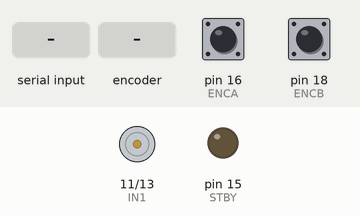
Simulated run of this program. Board: Raspberry Pi (header pin numbers). Shown: motor-driver pin pairs drawn as motors (green arrow = first pin HIGH = forward, orange = second pin HIGH = backward, longer = more drive, scaled by the enable pin, stopped while the standby pin is LOW), output pins drawn as LEDs (lit = HIGH). The inputs (shaded band) are chosen by the test bench; at power-on: pin 16 (ENCA) HIGH, pin 18 (ENCB) HIGH. Random numbers come from a fixed seed; the clock reads 2024-03-15 10:24:30 at power-on unless the program sets it; what the program prints to the terminal is not drawn. At 11.5 s the program stops and its outputs stay as they are.

Above: at 1.3 s.
1.4 s: "1" typed at the terminal, then Enter
At 1.55 s:
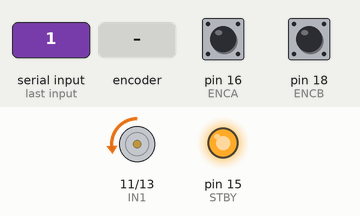
At 2.5 s:
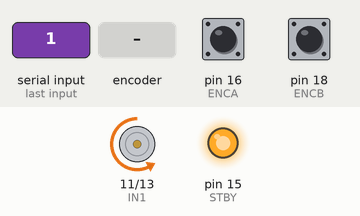
4.4 s: rotary encoder on pin 16 (ENCA) / pin 18 (ENCB) turned 1 step (first pin leading)
10.6 s: "4" typed at the terminal, then Enter
At 11.8 s:
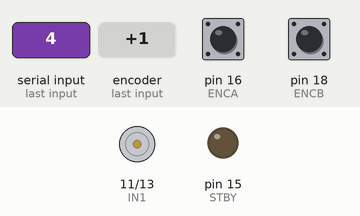
Timing chart, 0 to 13.0 s (numbered marks = the images above; inputs shaded):
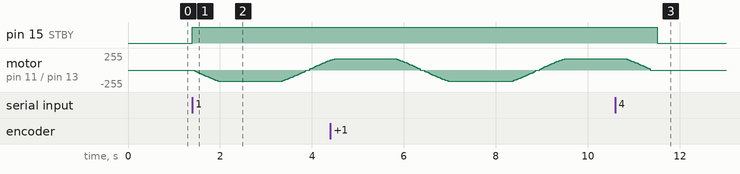

The program:

pid_test.py
```python
#!/usr/bin/env python3

import RPi.GPIO as GPIO
import time
from threading import Lock
import signal
import sys
import math
import numpy as np

# Pin Definitions
ENCA = 16  # Encoder A
ENCB = 18  # Encoder B
PWM = 12   # PWM Pin
IN2 = 13   # Motor Input 2
IN1 = 11   # Motor Input 1
STBY = 15  # Standby Pin

class PIDMotorControl:
    def __init__(self, use_interrupts=False):
        # Initialize GPIO
        GPIO.setmode(GPIO.BOARD)
        GPIO.setwarnings(False)
        GPIO.cleanup()

        # PID variables
        self.target = 0
        self.encoder_pos = 0
        self.prev_time = time.time_ns() / 1e9
        self.prev_error = 0
        self.integral = 0

        # Adjusted PID constants for better control
        self.kp = 1.0    # Reduced proportional gain
        self.kd = 0.001  # Reduced derivative gain
        self.ki = 0.0    # Start with no integral gain

        # Added maximum speed limit
        self.max_speed = 65  # Limit maximum speed to 30% duty cycle

        # Control variables
        self.running = True
        self.encoder_lock = Lock()

        # Setup pins
        GPIO.setup(ENCA, GPIO.IN, pull_up_down=GPIO.PUD_UP)
        GPIO.setup(ENCB, GPIO.IN, pull_up_down=GPIO.PUD_UP)
        GPIO.setup(PWM, GPIO.OUT)
        GPIO.setup(IN1, GPIO.OUT)
        GPIO.setup(IN2, GPIO.OUT)
        GPIO.setup(STBY, GPIO.OUT)

        # Initialize PWM
        self.pwm = GPIO.PWM(PWM, 1000)  # 1000 Hz frequency
        self.pwm.start(0)

        # Setup encoder reading
        if use_interrupts:
            try:
                GPIO.remove_event_detect(ENCA)
                time.sleep(0.1)
                GPIO.add_event_detect(ENCA, GPIO.RISING,
                                    callback=self.encoder_callback,
                                    bouncetime=50)
                print("Using interrupt-based encoder reading")
            except Exception as e:
                print(f"Failed to set up encoder interrupt: {str(e)}")
                print("Falling back to polling mode")
                use_interrupts = False

        if not use_interrupts:
            from threading import Thread
            self.poll_thread = Thread(target=self.poll_encoder, daemon=True)
            self.poll_thread.start()
            print("Using polling-based encoder reading")

    def pid_control(self):
        # Get current time and position
        current_time = time.time_ns() / 1e9
        with self.encoder_lock:
            current_pos = self.encoder_pos

        # Time difference
        dt = current_time - self.prev_time
        if dt <= 0:  # Avoid division by zero
            return current_pos, self.target, 0, 0

        # Error calculation
        error = current_pos - self.target

        # Derivative (with filtering)
        derivative = (error - self.prev_error) / dt

        # Integral (with anti-windup)
        if abs(error) < 100:  # Only integrate when error is small
            self.integral += error * dt

        # Limit integral term
        self.integral = max(min(self.integral, 100), -100)

        # PID control signal
        u = (self.kp * error +
             self.kd * derivative +
             self.ki * self.integral)

        # Convert control signal to motor commands with improved scaling
        power = min(abs(u), self.max_speed)  # Limit to max_speed

        # Add deadband compensation
        if power < 5 and power > 0:  # If power is very low but not zero
            power = 5  # Minimum power to overcome friction

        direction = 1 if u >= 0 else -1

        # If error is very small, stop the motor
        if abs(error) < 5:
            power = 0
            direction = 0

        # Update motor
        self.set_motor(direction, power)

        # Store previous values
        self.prev_time = current_time
        self.prev_error = error

        return current_pos, self.target, power, direction

    def test_pid_sine(self, duration=10, amplitude=100, frequency=0.2):
        """Test PID control with sine wave target"""
        print("\nTesting PID control with sine wave target")
        print("Press Ctrl+C to stop")
        print(f"Using max speed of {self.max_speed}%")

        start_time = time.time()

        try:
            while (time.time() - start_time) < duration:
                # Calculate target position as sine wave
                t = time.time() - start_time
                self.target = amplitude * math.sin(2 * math.pi * frequency * t)

                # Run PID control
                pos, target, power, direction = self.pid_control()

                # Print status
                print(f"Time: {t:.2f}s, Target: {target:.1f}, Position: {pos}, "
                      f"Power: {power:.1f}%, Dir: {direction}", end='\r')

                time.sleep(0.02)  # 50Hz update rate

        except KeyboardInterrupt:
            print("\nTest stopped by user")
        finally:
            self.set_motor(0, 0)

    def test_pid_step(self, duration=5, step_size=100):
        """Test PID control with step input"""
        print("\nTesting PID control with step input")
        print("Press Ctrl+C to stop")

        start_time = time.time()
        step_time = start_time
        step_state = True

        try:
            while (time.time() - start_time) < duration:
                # Toggle target every 2 second
                if (time.time() - step_time) >= 1.0:
                    step_state = not step_state
                    self.target = step_size if step_state else 0
                    step_time = time.time()

                # Run PID control
                pos, target, power, direction = self.pid_control()

                # Print status
                t = time.time() - start_time
                print(f"Time: {t:.2f}s, Target: {target:.1f}, Position: {pos}, "
                      f"Power: {power:.1f}%, Dir: {direction}", end='\r')

                time.sleep(0.01)

        except KeyboardInterrupt:
            print("\nTest stopped by user")
        finally:
            self.set_motor(0, 0)

    def set_pid_constants(self, kp=None, ki=None, kd=None):
        """Update PID constants"""
        if kp is not None:
            self.kp = kp
        if ki is not None:
            self.ki = ki
        if kd is not None:
            self.kd = kd
        print(f"PID constants updated - Kp: {self.kp}, Ki: {self.ki}, Kd: {self.kd}")

    # Encoder reading methods
    def encoder_callback(self, channel):
        with self.encoder_lock:
            b = GPIO.input(ENCB)
            if b > 0:
                self.encoder_pos += 1
            else:
                self.encoder_pos -= 1

    def poll_encoder(self):
        last_a = GPIO.input(ENCA)
        while self.running:
            a = GPIO.input(ENCA)
            b = GPIO.input(ENCB)

            if a != last_a and a == 1:
                with self.encoder_lock:
                    if b:
                        self.encoder_pos += 1
                    else:
                        self.encoder_pos -= 1

            last_a = a
            time.sleep(0.0001)

    def set_motor(self, direction, speed):
        """
        Set motor direction and speed
        direction: 1 for forward, -1 for reverse, 0 for stop
        speed: PWM duty cycle (0-100)
        """
        GPIO.output(STBY, GPIO.HIGH)

        if direction == 1:
            GPIO.output(IN1, GPIO.HIGH)
            GPIO.output(IN2, GPIO.LOW)
        elif direction == -1:
            GPIO.output(IN1, GPIO.LOW)
            GPIO.output(IN2, GPIO.HIGH)
        else:
            GPIO.output(IN1, GPIO.LOW)
            GPIO.output(IN2, GPIO.LOW)

        self.pwm.ChangeDutyCycle(speed)

    def cleanup(self):
        self.running = False
        time.sleep(0.1)
        self.set_motor(0, 0)
        self.pwm.stop()
        GPIO.cleanup()

def main():
    print("PID Motor Control Test Program")
    print("Pin Configuration:")
    print(f"ENCA: GPIO{ENCA}")
    print(f"ENCB: GPIO{ENCB}")
    print(f"PWM:  GPIO{PWM}")
    print(f"IN2:  GPIO{IN2}")
    print(f"IN1:  GPIO{IN1}")
    print(f"STBY: GPIO{STBY}")

    try:
        controller = PIDMotorControl(use_interrupts=True)
    except Exception as e:
        print(f"Failed to initialize with interrupts: {e}")
        print("Retrying with polling mode...")
        controller = PIDMotorControl(use_interrupts=False)

    while True:
        print("\nSelect test option:")
        print("1. Run sine wave test")
        print("2. Run step response test")
        print("3. Set PID constants")
        print("4. Exit")

        choice = input("Enter choice (1-4): ")

        if choice == '1':
            controller.test_pid_sine()
        elif choice == '2':
            controller.test_pid_step()
        elif choice == '3':
            kp = float(input("Enter Kp (current: {}): ".format(controller.kp)))
            ki = float(input("Enter Ki (current: {}): ".format(controller.ki)))
            kd = float(input("Enter Kd (current: {}): ".format(controller.kd)))
            controller.set_pid_constants(kp, ki, kd)
        elif choice == '4':
            print("Exiting...")
            controller.cleanup()
            break
        else:
            print("Invalid choice, please try again")

if __name__ == "__main__":
    main()
```

Measured:
- after the input at 1.4 s, pin 15 (STBY): LOW → HIGH at once
- after the input at 10.6 s, pin 15 (STBY): HIGH → LOW after 0.90 s
